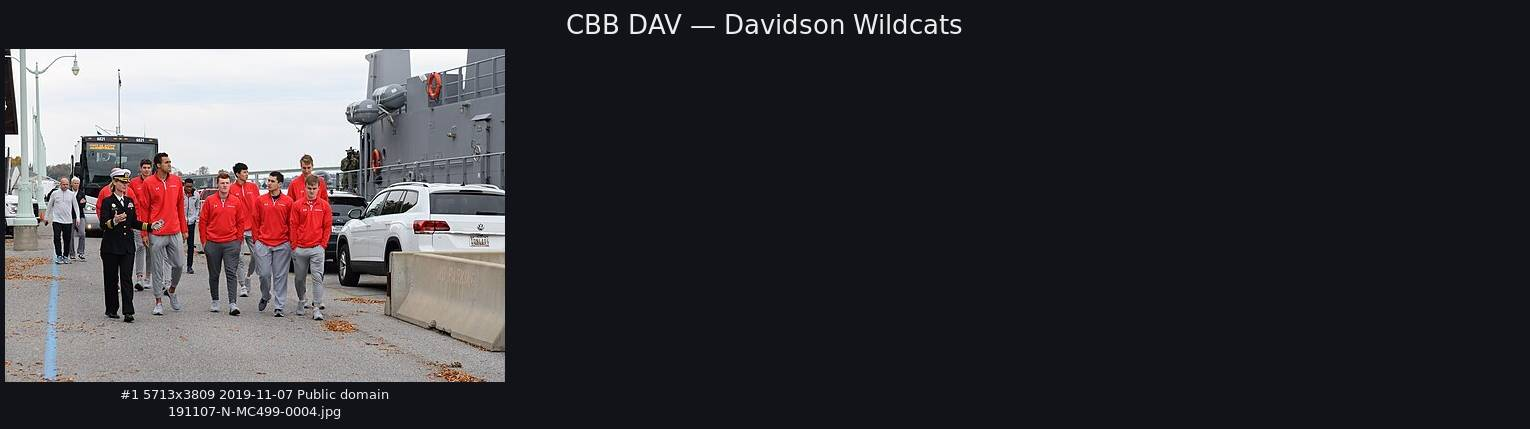
#> input picture curation/heroes/cbb/DAV.jpg, 1530 x 429 px
$ python compare.py ../../curation/heroes/cbb/DAV.jpg ../../curation/heroes/cbb/MICH.jpg ../../curation/heroes/cbb/MICH.jpg
#> lines starting #> are read from the running program, lines starting #| are printed output that depends on the picture
"""Side-by-side: approved reference (left) vs real WebKit screenshot (right), both scaled to the same height."""
import sys
from PIL import Image
ref, shot, out = sys.argv[1], sys.argv[2], sys.argv[3]
a = Image.open(ref).convert('RGB'); b = Image.open(shot).convert('RGB')
#> further down, a is the input picture: PIL image 1530x429 RGB; mean R, G, B 55.1, 52.8, 56.9
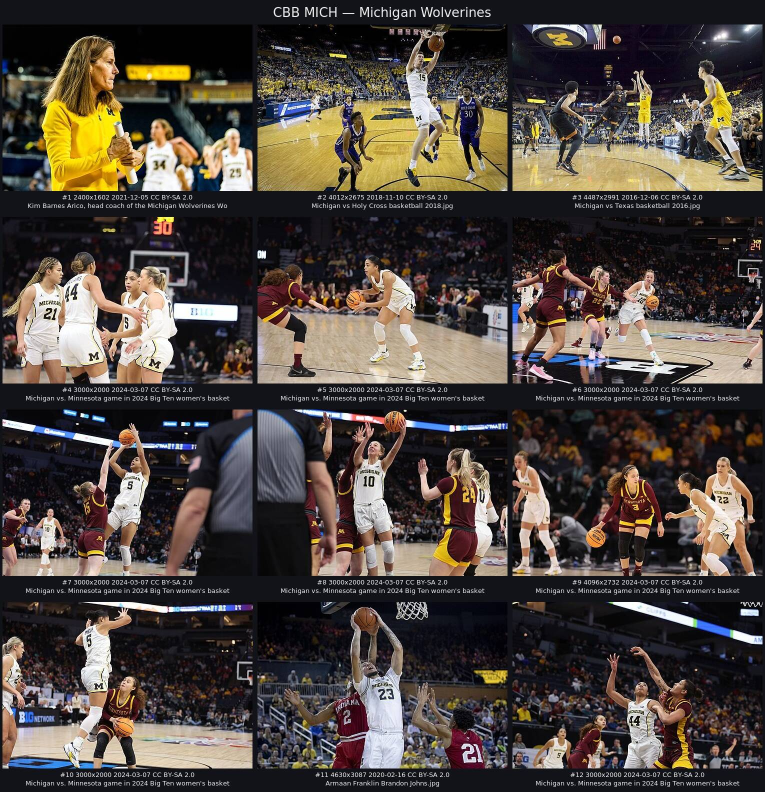
#> input picture curation/heroes/cbb/MICH.jpg, 1530 x 1584 px (shown at 1/2 size)
#> further down, b is the input picture: PIL image 1530x1584 RGB; mean R, G, B 78.8, 70.2, 64
H = 1000
a = a.resize((int(a.width * H / a.height), H), Image.LANCZOS); b = b.resize((int(b.width * H / b.height), H), Image.LANCZOS)
#> after `b = b.resize((int(b.width * H / b.height), H), Image.LANCZOS)`:
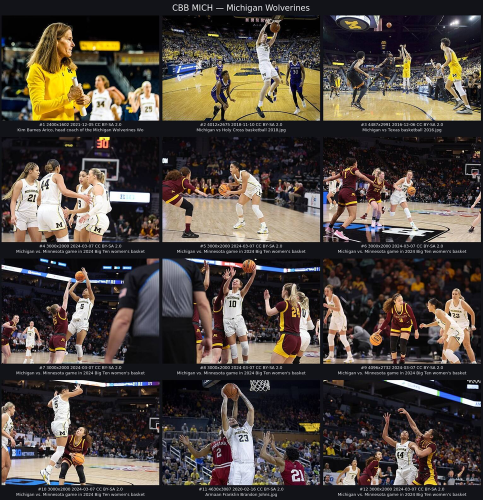
#> b: PIL image 965x1000 RGB (shown at 1/2 size); mean R, G, B 78.8, 70.3, 64
c = Image.new('RGB', (a.width + b.width + 24, H), (20, 20, 20)); c.paste(a, (0, 0)); c.paste(b, (a.width + 24, 0)); c.save(out)
#> after `c = Image.new('RGB', (a.width + b.width + 24, H), (20, 20, 20))`: c: PIL image 4555x1000 RGB; every value is 20
#> after `c.paste(a, (0, 0))`:
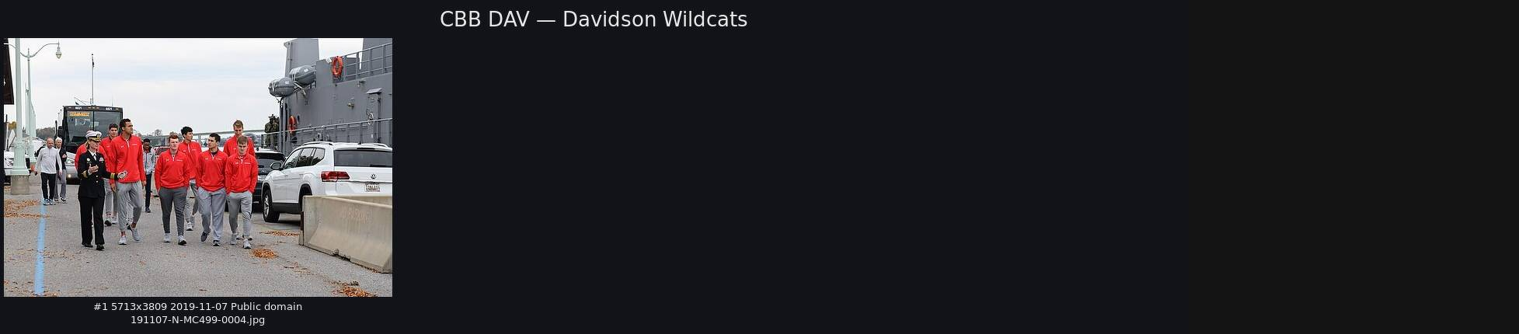
#> c: PIL image 4555x1000 RGB (shown at 1/3 size); mean R, G, B 47.5, 45.7, 48.9
#> after `c.paste(b, (a.width + 24, 0))`:
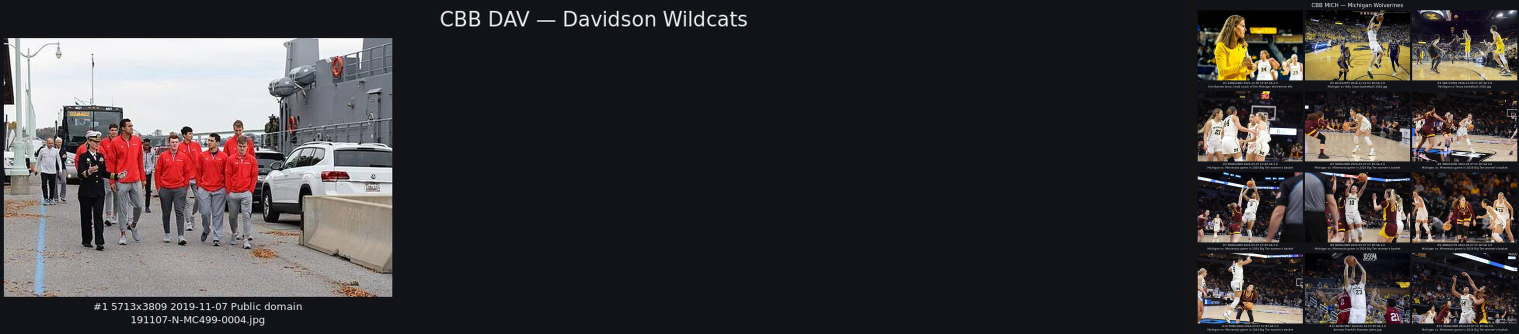
#> c: PIL image 4555x1000 RGB (shown at 1/3 size); mean R, G, B 59.9, 56.4, 58.2
print(c.size)
#| (4555, 1000)
